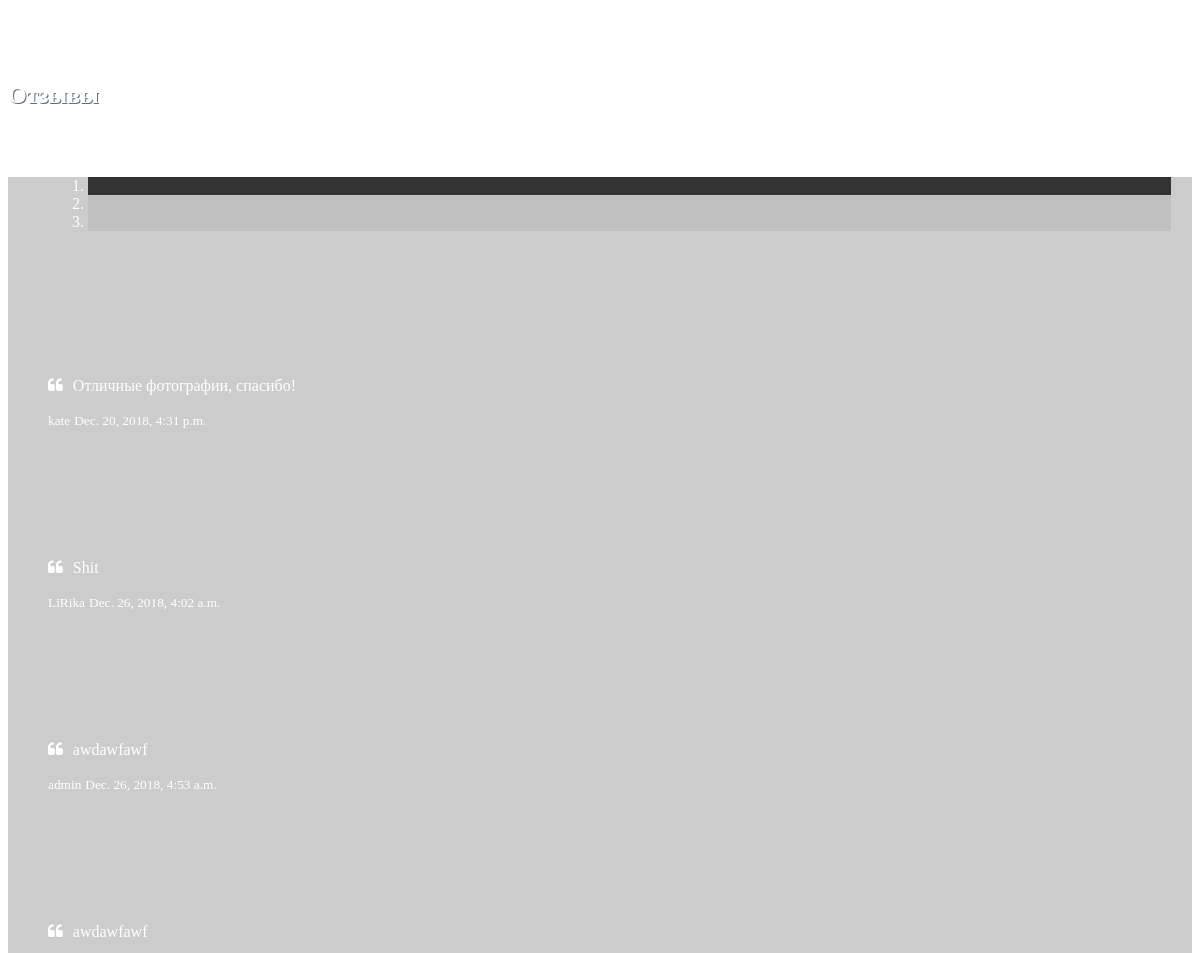
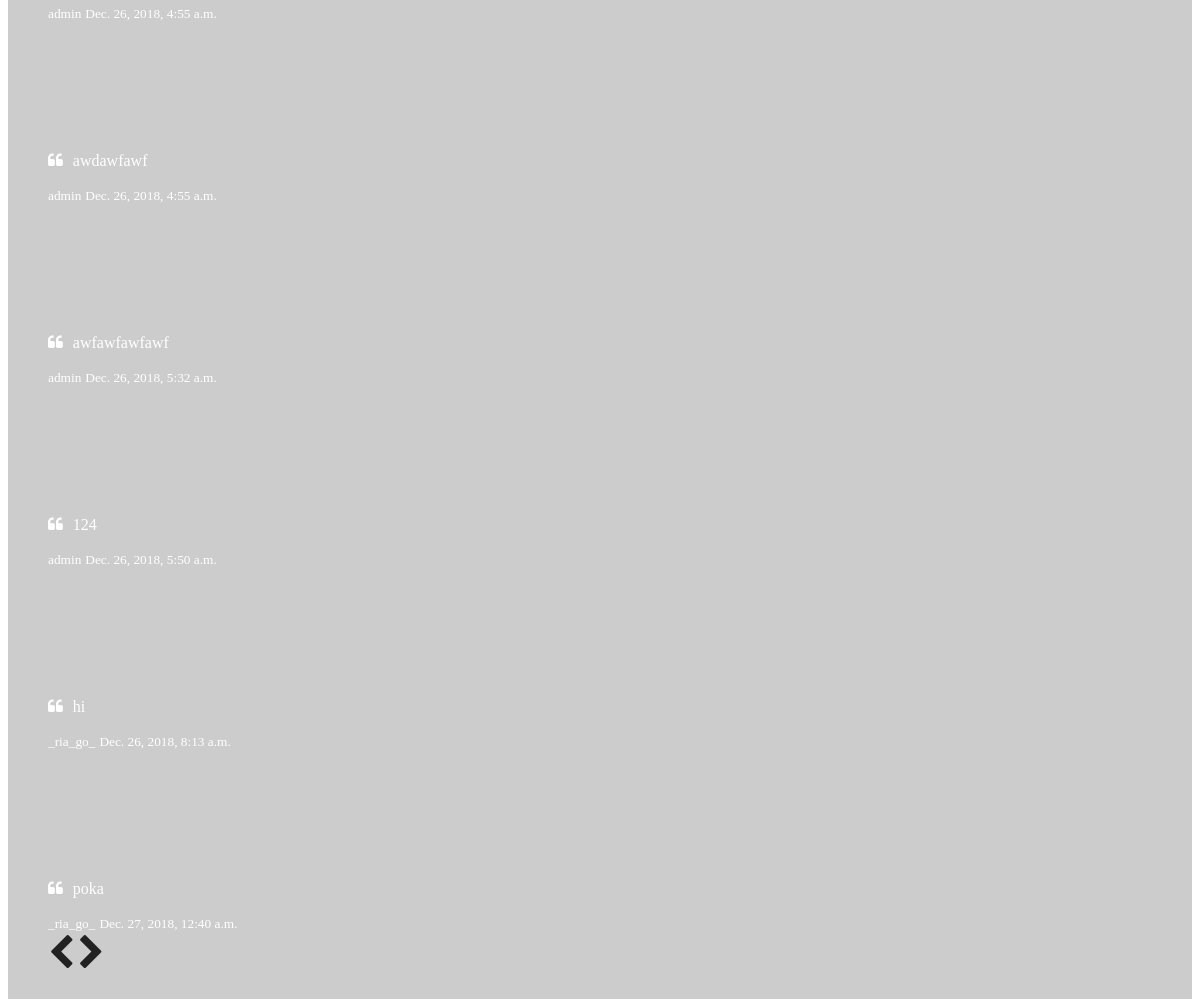
The app's page /list, older data (2 pictures, top to bottom).
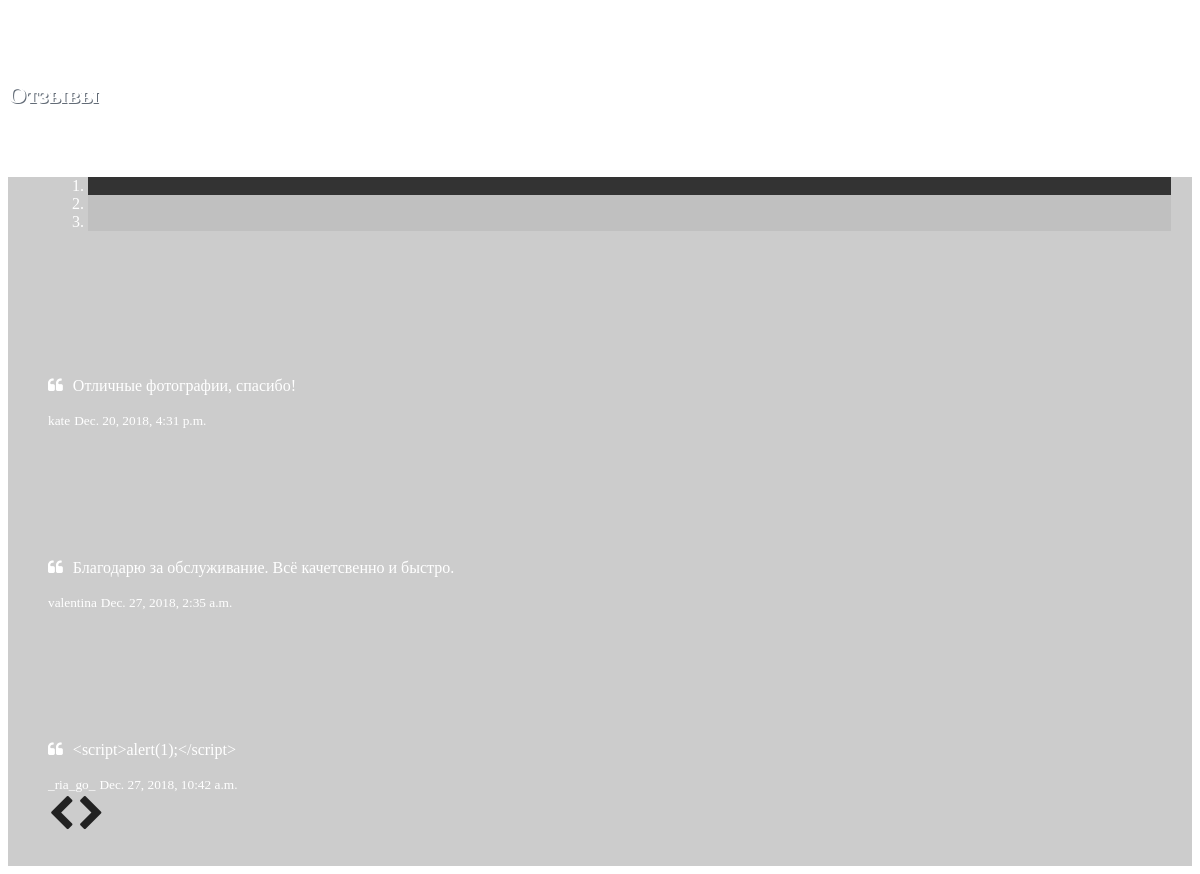
The same page, newer data.
### sendData/models.py (models this page shows, shortened)
class Person(models.Model):
        author = models.ForeignKey('auth.User', on_delete=models.CASCADE,default = 1)
        title = models.CharField(max_length=200, default = "")
        text = models.TextField(max_length=5000, default = "")
        created_date = models.DateTimeField(
                default=timezone.now)
        published_date = models.DateTimeField(
                blank=True, null=True)

### sendData/views.py (the view)
# urls.py: path('list', List.as_view(), name='list-view'),
class List(TemplateView):
    template_name = "person_list.html"
    def get(self, request):
        all_person = Person.objects.all();
        ctx = {
            "all_person": all_person
        }
        return render(request, self.template_name, ctx)

### sendIndexHtml/templates/person_list.html (shortened to what this page needs)
{% load static %}
<!doctype html>
<html>
<head>
<link href="{% static 'css/review.css' %}" rel="stylesheet">
<head>
  <link href="//netdna.bootstrapcdn.com/font-awesome/4.0.3/css/font-awesome.css" rel="stylesheet">
</head>
    <div class='col-md-offset-5my col-md-8'>
      <br><br><br>
    <h2 style="color: #ffffff; text-shadow: 1px 1px 0 #626b76;">       Отзывы</h2>
    <br>
    </div>
    <div class='col-md-offset-5my col-md-8'  style="background-color: rgba(0, 0, 0, 0.2);">
      <div class="carousel slide" data-ride="carousel" id="quote-carousel">
        <ol class="carousel-indicators">
          <li data-target="#quote-carousel" data-slide-to="0" class="active"></li>
          <li data-target="#quote-carousel" data-slide-to="1"></li>
          <li data-target="#quote-carousel" data-slide-to="2"></li>
        </ol>
        <div class="carousel-inner">
          <div class="item active">
            <blockquote>
              <div class="row">
                <div class="col-sm-3 text-center">
                  <img class="img-circle" src="http://lorempixel.com/128/128/abstract" style="width: 100px;height:100px;">
                </div>
                <div class="col-sm-9">
                  <p>Отличные фотографии, спасибо!</p>
                  <small>kate</small>
                  <small>Dec. 20, 2018, 4:31 p.m.</small>
                </div>
              </div>
            </blockquote>
          </div>
          {% for person in all_person %}
          <div class="item">
            <blockquote>
              <div class="row">
                <div class="col-sm-3 text-center">
                  <img class="img-circle" src="http://lorempixel.com/128/128/abstract" style="width: 100px;height:100px;">
                </div>
                <div class="col-sm-9">
                  <p>{{person.text}}</p>
                  <small>{{person.author}}</small>
                  <small>{{person.created_date}}</small>
                </div>
              </div>
            </blockquote>
          </div>
          {% endfor %}
        </div>
        <a data-slide="prev" href="#quote-carousel" class="left carousel-control"><i class="fa fa-chevron-left"></i></a>
        <a data-slide="next" href="#quote-carousel" class="right carousel-control"><i class="fa fa-chevron-right"></i></a>
      </div>
    </div>
</html>

### sendIndexHtml/static/css/review.css (style rules this page uses)
#quote-carousel { padding: 0 10px 30px 10px; margin-top: 30px 0px 0px; color: #ffffff; }
#quote-carousel .carousel-control { background: none; color: #222; font-size: 2.3em; text-shadow: none; margin-top: 30px; }
#quote-carousel .carousel-control.left { left: -12px; }
#quote-carousel .carousel-control.right { right: -12px !important; }
#quote-carousel .carousel-indicators { right: 50%; top: auto; bottom: 0px; margin-right: -19px; }
#quote-carousel .carousel-indicators li { background: #c0c0c0; }
#quote-carousel .carousel-indicators .active { background: #333333; }
#quote-carousel img { width: 250px; height: 100px }
.item blockquote { border-left: none; margin: 0; }
.item blockquote img { margin-bottom: 10px; }
.item blockquote p:before { content: "\f10d"; font-family: 'Fontawesome'; float: left; margin-right: 10px; }
@media (min-width: 768px) { #quote-carousel { margin-bottom: 0; padding: 0 40px 30px 40px; margin-top: 30px; } }

Row changes from the older to the newer data that the page shows:
removed Person: text "Shit", author "LiRika", created_date "Dec. 26, 2018, 4:02 a.m."
removed Person: text "awdawfawf", author "admin", created_date "Dec. 26, 2018, 4:53 a.m."
removed Person: text "awdawfawf", author "admin", created_date "Dec. 26, 2018, 4:55 a.m."
removed Person: text "awdawfawf", author "admin", created_date "Dec. 26, 2018, 4:55 a.m."
removed Person: text "awfawfawfawf", author "admin", created_date "Dec. 26, 2018, 5:32 a.m."
removed Person: text "124", author "admin", created_date "Dec. 26, 2018, 5:50 a.m."
removed Person: text "hi", author "_ria_go_", created_date "Dec. 26, 2018, 8:13 a.m."
removed Person: text "poka", author "_ria_go_", created_date "Dec. 27, 2018, 12:40 a.m."
added Person: text "Благодарю за обслуживание. Всё качетсвенно и быстро.", author "valentina", created_date "Dec. 27, 2018, 2:35 a.m."
added Person: text "<script>alert(1);</script>", author "_ria_go_", created_date "Dec. 27, 2018, 10:42 a.m."
